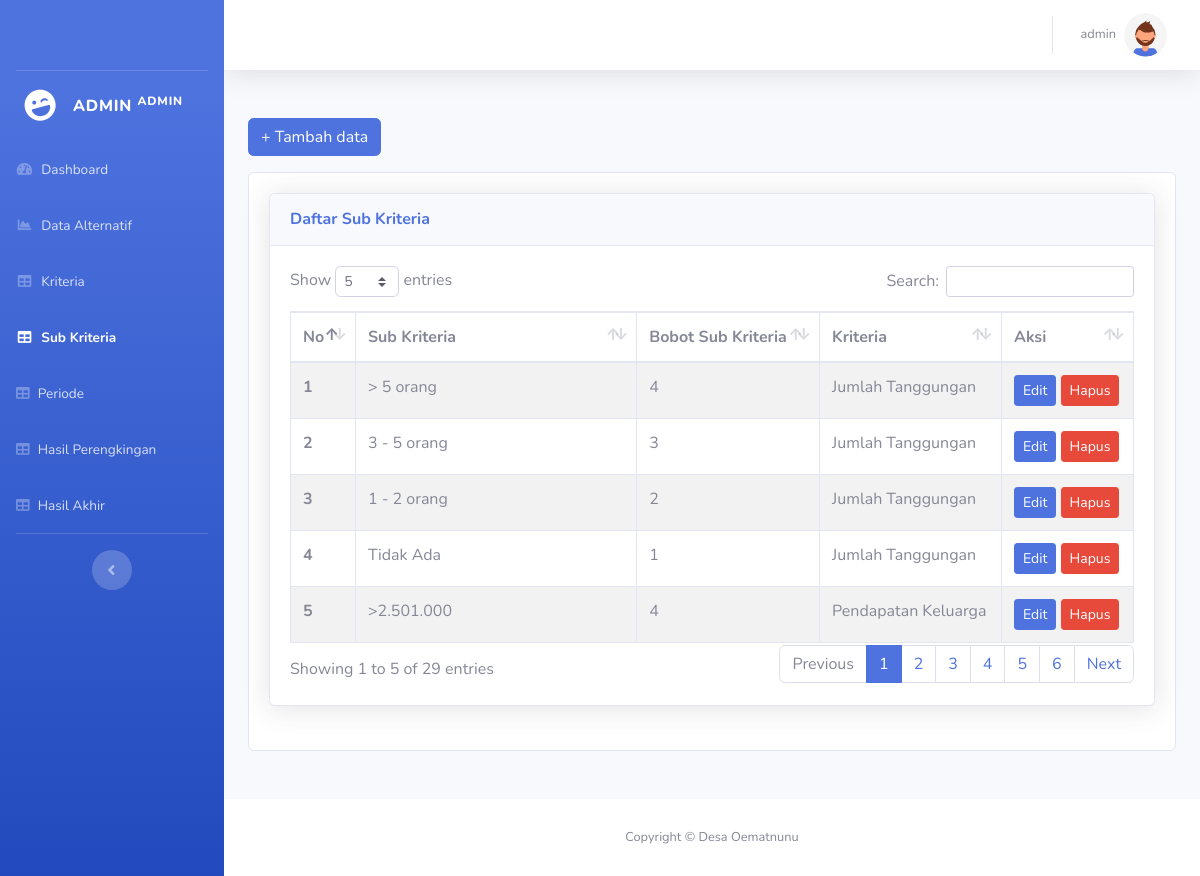
Page /admin/sub_kriteria.php (signed in) on the committed database.
### tables this page shows
CREATE TABLE `sub_kriteria` (
  `id_sub_kriteria` int(11) NOT NULL,
  `nama_sub_kriteria` varchar(255) NOT NULL,
  `f_id_kriteria` char(3) NOT NULL,
  `bobot_sub_kriteria` int(11) NOT NULL
);

CREATE TABLE `kriteria` (
  `id_kriteria` char(3) NOT NULL,
  `nama_kriteria` varchar(255) NOT NULL,
  `bobot_kriteria` int(11) NOT NULL
);

### config.php (called while the page is built, shortened)
<?php
function connectDatabase()
{
    $conn = new mysqli(DB_HOST, DB_USERNAME, DB_PASSWORD, DB_NAME);
    return $conn;
}
?>

### admin/functions/sub_kriteria.php (called while the page is built, shortened)
<?php
require_once '../config.php';
class Sub_Kriteria{
    private $db;
    public function __construct()
    {
        $this->db = connectDatabase();
    }
    public function getSubKriteria()
    {
        return $this->db->query("SELECT sk.id_sub_kriteria,sk.nama_sub_kriteria,sk.bobot_sub_kriteria,k.id_kriteria,k.nama_kriteria FROM sub_kriteria sk JOIN kriteria k ON sk.f_id_kriteria = k.id_kriteria ORDER BY sk.id_sub_kriteria DESC");
    }
}
$Sub_Kriteria = new Sub_Kriteria();
?>

### admin/sub_kriteria.php (the view, shortened to what this page needs)
<?php
require_once './header.php';
require_once './functions/sub_kriteria.php';
$data_SubKriteria = $Sub_Kriteria->getSubKriteria();
?>
<div class="row mb-5">
    <div class="col-lg-12">
        <button type="button" class="btn btn-primary mb-3" data-toggle="modal" data-target="#tambah">
            + Tambah data
        </button>
        <div class="card">
            <div class="card-body">
                <div class="card shadow mb-4">
                    <div class="card-header py-3">
                        <h6 class="m-0 font-weight-bold text-primary">Daftar Sub Kriteria</h6>
                    </div>
                    <div class="card-body">
                        <div class="table-responsive">
                            <table class="table table-striped table-bordered nowrap" style="width:100%" id="table">
                                <thead>
                                    <tr>
                                        <th scope="col">No</th>
                                        <th scope="col">Sub Kriteria</th>
                                        <th scope="col">Bobot Sub Kriteria</th>
                                        <th scope="col">Kriteria</th>
                                        <th scope="col">Aksi</th>
                                    </tr>
                                </thead>
                                <tbody class="table-group-divider">
                                    <?php foreach ($data_SubKriteria as $key => $sub_kriteria):?>
                                    <tr>
                                        <th scope="row"><?=$key+1;?></th>
                                        <td><?= $sub_kriteria['nama_sub_kriteria'];?></td>
                                        <td><?= $sub_kriteria['bobot_sub_kriteria'];?></td>
                                        <td><?= $sub_kriteria['nama_kriteria'];?></td>
                                        <td>
                                            <button type="button" class="btn btn-sm btn-primary" data-toggle="modal"
                                                data-target="#edit<?= $sub_kriteria['id_sub_kriteria'];?>">
                                                Edit
                                            </button>
                                            <button type="button" class="btn btn-sm btn-danger" data-toggle="modal"
                                                data-target="#hapus<?= $sub_kriteria['id_sub_kriteria'];?>">
                                                Hapus
                                            </button>
                                        </td>
                                    </tr>
                                    <?php endforeach;?>
                                </tbody>
                            </table>
                        </div>
                    </div>
                </div>
            </div>
        </div>
    </div>
</div>
<?php
    require_once './footer.php';
?>

### rows in the picture
sub_kriteria: nama_sub_kriteria "> 5 orang", bobot_sub_kriteria "4", f_id_kriteria.nama_kriteria "Jumlah Tanggungan"
sub_kriteria: nama_sub_kriteria "3 - 5 orang", bobot_sub_kriteria "3", f_id_kriteria.nama_kriteria "Jumlah Tanggungan"
sub_kriteria: nama_sub_kriteria "1 - 2 orang", bobot_sub_kriteria "2", f_id_kriteria.nama_kriteria "Jumlah Tanggungan"
sub_kriteria: nama_sub_kriteria "Tidak Ada", bobot_sub_kriteria "1", f_id_kriteria.nama_kriteria "Jumlah Tanggungan"
sub_kriteria: nama_sub_kriteria ">2.501.000", bobot_sub_kriteria "4", f_id_kriteria.nama_kriteria "Pendapatan Keluarga"

### other values in the picture
$_SESSION['username'] "ADMIN"
$_SESSION['username'] "admin"
